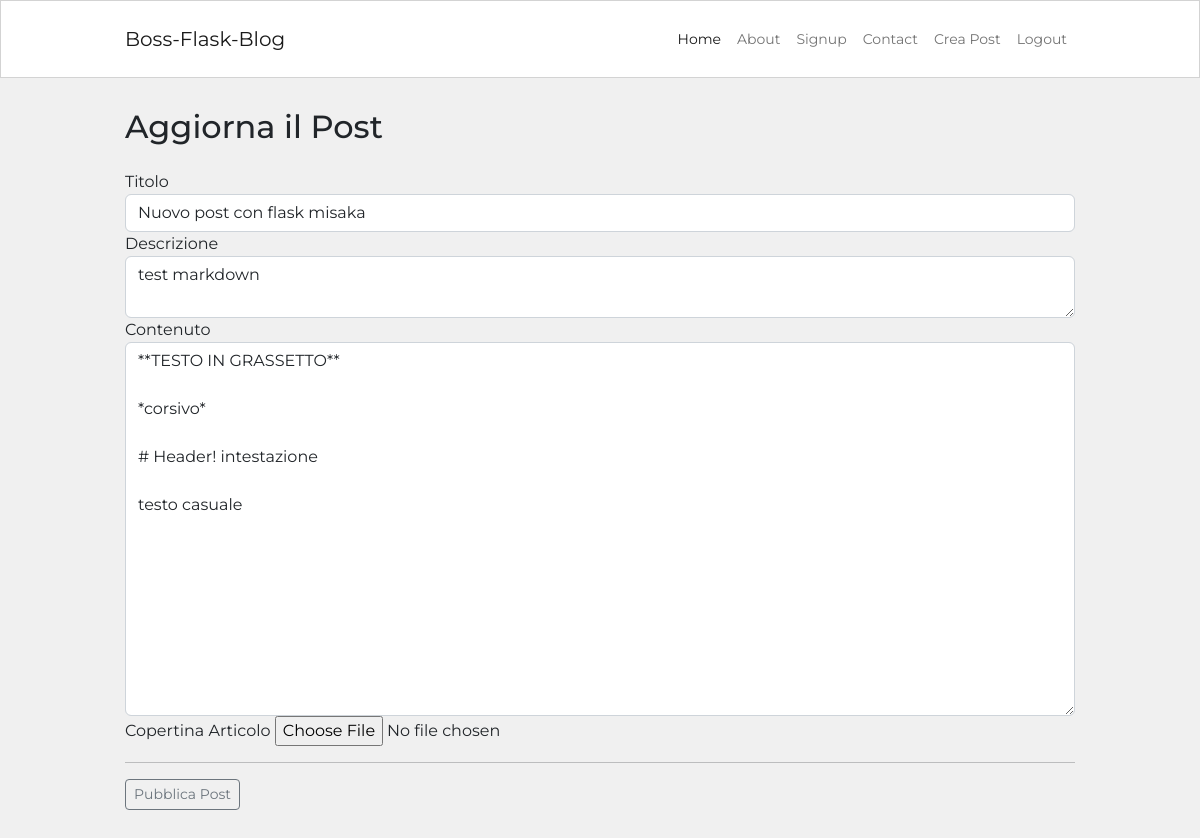
The page /posts/8/update (signed in) on the database its author committed.
### blog/models.py (models this page shows, shortened)
class Post(db.Model):
  id = db.Column(db.Integer, primary_key=True)
  user_id = db.Column(db.Integer, db.ForeignKey('user.id'), nullable=False)
  created_at = db.Column(db.DateTime, default=datetime.now)
  title = db.Column(db.String(120), nullable=False)
  description = db.Column(db.String(240))
  body = db.Column(db.Text(), nullable=False)
  slug = db.Column(db.String(250))
  image = db.Column(db.String(120))

### blog/routes.py (the view)
@app.route("/posts/<int:post_id>/update", methods=["GET", "POST"])
@login_required
def post_update(post_id):
  post_instance = Post.query.get_or_404(post_id)
  if post_instance.author != current_user:
    abort(403)
  form = PostForm()
  if form.validate_on_submit():
    post_instance.title = form.title.data.strip()
    post_instance.description = form.description.data
    post_instance.body = form.body.data
    if form.image.data:
      try:
        image = save_picture(form.image.data)
        post_instance.image = image
      except Exception:
        db.session.commit()
        flash("C'è stato un problema con l'upload dell'immagine. Cambia Immagine e riprova")
        return redirect(url_for('post_update',post_id=post_instance.id))
    db.session.commit()
    return redirect(url_for('post_detail', post_slug=post_instance.slug))
  elif request.method == "GET":
    form.title.data = post_instance.title.strip()
    form.description.data = post_instance.description
    form.body.data = post_instance.body
  return render_template("post_editor.html", form=form)

### blog/forms.py
class PostForm(FlaskForm):
    title = StringField('Titolo',
      validators = [DataRequired("Campo Obbligatorio"), Length(min=3, max=120, message="Assicurati che il titolo abbia tra i 3 ed i 120 caratteri")])
    description = TextAreaField('Descrizione',
      validators=[Length(max=240, message="Assicurati che la descrizione non superi i 240 caratteri")])
    body = TextAreaField('Contenuto',
      validators=[DataRequired("Campo Obbligatorio")])
    image = FileField('Copertina Articolo',
        validators=[FileAllowed(['jpg', 'jpeg', 'png'])])
    submit = SubmitField('Pubblica Post')

### blog/models.py (called while the page is built)
@login_manager.user_loader
def load_user(id):
  return User.query.get(int(id))

### blog/templates/post_editor.html (shortened to what this page needs)
{% extends 'base.html' %}
{% block content %}
<div class="container content-container">
  {% if request.path == "/create-post" %}
  <h2>Crea un nuovo Post</h2>
  {% else %}
  <h2>Aggiorna il Post</h2>
  {% endif %}
  <div class="row no-gutters">
    <div class="col">
      <form method="POST" enctype="multipart/form-data" novalidate>
        <div class="form-group">
          {{ form.title.label }}
          {{ form.title(class="form-control") }}
        </div>
        <div class="form-group">
          {{ form.description.label }}
          {{ form.description(class="form-control") }}
        </div>
        <div class="form-group">
          {{ form.body.label }}
          {{ form.body(class="form-control", rows=15) }}
        </div>
        <div class="form-group">
          {{ form.image.label }}
          {{ form.image(class="form-control-file") }}
        </div>
        <hr>
        {{ form.submit(class="btn btn-sm btn-outline-secondary") }}
      </form>
    </div>
  </div>
</div>
{% endblock %}

### blog/static/blog.css (style rules this page uses)
html, body { font-family: 'Montserrat', sans-serif; background-color: #f0f0f0; }
.content-container { max-width: 950px; margin-top: 30px; margin-bottom: 30px; padding: 0px; }

### rows shown on the page
Post: title "Nuovo post con flask misaka", description "test markdown", body "**TESTO IN GRASSETTO** *corsivo* # Header! intestazione testo casuale"
